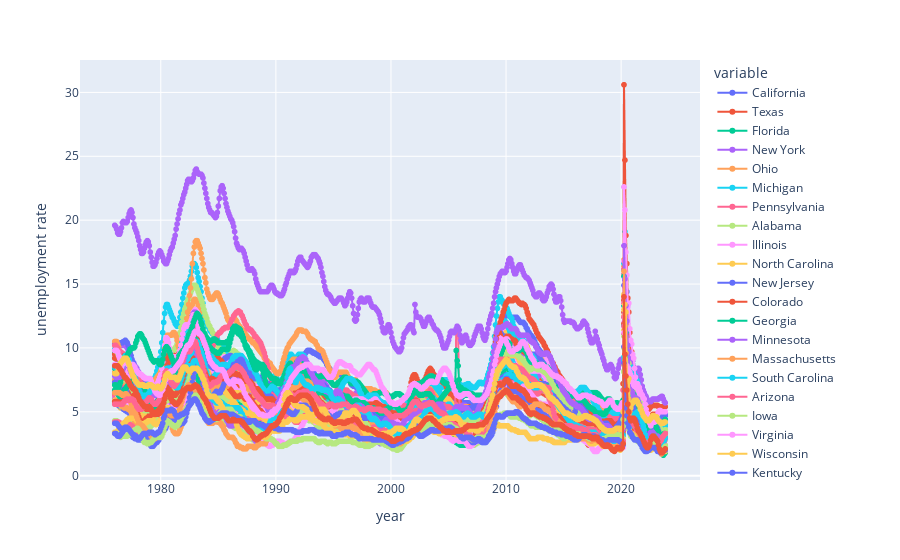

Notebook code cell kept with this figure:
### Code cell
px_fig = px.line(final_unemp_df, markers = True, labels = {'value' : 'unemployment rate', 'index' : 'year'})
px_fig.show()

### Figure 1 — Plotly figure (JSON) as saved in the notebook; plotly's stock layout.template omitted (floating-point values rounded to 4 significant figures; data arrays with more than 128 entries replaced by an {"elided": "..."} marker saying what was removed)
{"data": [{"hovertemplate": "variable=California<br>year=%{x}<br>unemployment rate=%{y}<extra></extra>", "legendgroup": "California", "line": {"color": "#636efa", "dash": "solid"}, "marker": {"symbol": "circle"}, "mode": "lines+markers", "name": "California", "showlegend": true, "type": "scattergl", "x": {"elided": "575 str values"}, "xaxis": "x", "y": {"elided": "575 float values"}, "yaxis": "y"}, {"hovertemplate": "variable=Texas<br>year=%{x}<br>unemployment rate=%{y}<extra></extra>", "legendgroup": "Texas", "line": {"color": "#EF553B", "dash": "solid"}, "marker": {"symbol": "circle"}, "mode": "lines+markers", "name": "Texas", "showlegend": true, "type": "scattergl", "x": {"elided": "575 str values"}, "xaxis": "x", "y": {"elided": "575 float values"}, "yaxis": "y"}, {"hovertemplate": "variable=Florida<br>year=%{x}<br>unemployment rate=%{y}<extra></extra>", "legendgroup": "Florida", "line": {"color": "#00cc96", "dash": "solid"}, "marker": {"symbol": "circle"}, "mode": "lines+markers", "name": "Florida", "showlegend": true, "type": "scattergl", "x": {"elided": "575 str values"}, "xaxis": "x", "y": {"elided": "575 float values"}, "yaxis": "y"}, {"hovertemplate": "variable=New York<br>year=%{x}<br>unemployment rate=%{y}<extra></extra>", "legendgroup": "New York", "line": {"color": "#ab63fa", "dash": "solid"}, "marker": {"symbol": "circle"}, "mode": "lines+markers", "name": "New York", "showlegend": true, "type": "scattergl", "x": {"elided": "575 str values"}, "xaxis": "x", "y": {"elided": "575 float values"}, "yaxis": "y"}, {"hovertemplate": "variable=Ohio<br>year=%{x}<br>unemployment rate=%{y}<extra></extra>", "legendgroup": "Ohio", "line": {"color": "#FFA15A", "dash": "solid"}, "marker": {"symbol": "circle"}, "mode": "lines+markers", "name": "Ohio", "showlegend": true, "type": "scattergl", "x": {"elided": "575 str values"}, "xaxis": "x", "y": {"elided": "575 float values"}, "yaxis": "y"}, {"hovertemplate": "variable=Michigan<br>year=%{x}<br>unemployment rate=%{y}<extra></extra>", "legendgroup": "Michigan", "line": {"color": "#19d3f3", "dash": "solid"}, "marker": {"symbol": "circle"}, "mode": "lines+markers", "name": "Michigan", "showlegend": true, "type": "scattergl", "x": {"elided": "575 str values"}, "xaxis": "x", "y": {"elided": "575 float values"}, "yaxis": "y"}, {"hovertemplate": "variable=Pennsylvania<br>year=%{x}<br>unemployment rate=%{y}<extra></extra>", "legendgroup": "Pennsylvania", "line": {"color": "#FF6692", "dash": "solid"}, "marker": {"symbol": "circle"}, "mode": "lines+markers", "name": "Pennsylvania", "showlegend": true, "type": "scattergl", "x": {"elided": "575 str values"}, "xaxis": "x", "y": {"elided": "575 float values"}, "yaxis": "y"}, {"hovertemplate": "variable=Alabama<br>year=%{x}<br>unemployment rate=%{y}<extra></extra>", "legendgroup": "Alabama", "line": {"color": "#B6E880", "dash": "solid"}, "marker": {"symbol": "circle"}, "mode": "lines+markers", "name": "Alabama", "showlegend": true, "type": "scattergl", "x": {"elided": "575 str values"}, "xaxis": "x", "y": {"elided": "575 float values"}, "yaxis": "y"}, {"hovertemplate": "variable=Illinois<br>year=%{x}<br>unemployment rate=%{y}<extra></extra>", "legendgroup": "Illinois", "line": {"color": "#FF97FF", "dash": "solid"}, "marker": {"symbol": "circle"}, "mode": "lines+markers", "name": "Illinois", "showlegend": true, "type": "scattergl", "x": {"elided": "575 str values"}, "xaxis": "x", "y": {"elided": "575 float values"}, "yaxis": "y"}, {"hovertemplate": "variable=North Carolina<br>year=%{x}<br>unemployment rate=%{y}<extra></extra>", "legendgroup": "North Carolina", "line": {"color": "#FECB52", "dash": "solid"}, "marker": {"symbol": "circle"}, "mode": "lines+markers", "name": "North Carolina", "showlegend": true, "type": "scattergl", "x": {"elided": "575 str values"}, "xaxis": "x", "y": {"elided": "575 float values"}, "yaxis": "y"}, {"hovertemplate": "variable=New Jersey<br>year=%{x}<br>unemployment rate=%{y}<extra></extra>", "legendgroup": "New Jersey", "line": {"color": "#636efa", "dash": "solid"}, "marker": {"symbol": "circle"}, "mode": "lines+markers", "name": "New Jersey", "showlegend": true, "type": "scattergl", "x": {"elided": "575 str values"}, "xaxis": "x", "y": {"elided": "575 float values"}, "yaxis": "y"}, {"hovertemplate": "variable=Colorado<br>year=%{x}<br>unemployment rate=%{y}<extra></extra>", "legendgroup": "Colorado", "line": {"color": "#EF553B", "dash": "solid"}, "marker": {"symbol": "circle"}, "mode": "lines+markers", "name": "Colorado", "showlegend": true, "type": "scattergl", "x": {"elided": "575 str values"}, "xaxis": "x", "y": {"elided": "575 float values"}, "yaxis": "y"}, {"hovertemplate": "variable=Georgia<br>year=%{x}<br>unemployment rate=%{y}<extra></extra>", "legendgroup": "Georgia", "line": {"color": "#00cc96", "dash": "solid"}, "marker": {"symbol": "circle"}, "mode": "lines+markers", "name": "Georgia", "showlegend": true, "type": "scattergl", "x": {"elided": "575 str values"}, "xaxis": "x", "y": {"elided": "575 float values"}, "yaxis": "y"}, {"hovertemplate": "variable=Minnesota<br>year=%{x}<br>unemployment rate=%{y}<extra></extra>", "legendgroup": "Minnesota", "line": {"color": "#ab63fa", "dash": "solid"}, "marker": {"symbol": "circle"}, "mode": "lines+markers", "name": "Minnesota", "showlegend": true, "type": "scattergl", "x": {"elided": "575 str values"}, "xaxis": "x", "y": {"elided": "575 float values"}, "yaxis": "y"}, {"hovertemplate": "variable=Massachusetts<br>year=%{x}<br>unemployment rate=%{y}<extra></extra>", "legendgroup": "Massachusetts", "line": {"color": "#FFA15A", "dash": "solid"}, "marker": {"symbol": "circle"}, "mode": "lines+markers", "name": "Massachusetts", "showlegend": true, "type": "scattergl", "x": {"elided": "575 str values"}, "xaxis": "x", "y": {"elided": "575 float values"}, "yaxis": "y"}, {"hovertemplate": "variable=South Carolina<br>year=%{x}<br>unemployment rate=%{y}<extra></extra>", "legendgroup": "South Carolina", "line": {"color": "#19d3f3", "dash": "solid"}, "marker": {"symbol": "circle"}, "mode": "lines+markers", "name": "South Carolina", "showlegend": true, "type": "scattergl", "x": {"elided": "575 str values"}, "xaxis": "x", "y": {"elided": "575 float values"}, "yaxis": "y"}, {"hovertemplate": "variable=Arizona<br>year=%{x}<br>unemployment rate=%{y}<extra></extra>", "legendgroup": "Arizona", "line": {"color": "#FF6692", "dash": "solid"}, "marker": {"symbol": "circle"}, "mode": "lines+markers", "name": "Arizona", "showlegend": true, "type": "scattergl", "x": {"elided": "575 str values"}, "xaxis": "x", "y": {"elided": "575 float values"}, "yaxis": "y"}, {"hovertemplate": "variable=Iowa<br>year=%{x}<br>unemployment rate=%{y}<extra></extra>", "legendgroup": "Iowa", "line": {"color": "#B6E880", "dash": "solid"}, "marker": {"symbol": "circle"}, "mode": "lines+markers", "name": "Iowa", "showlegend": true, "type": "scattergl", "x": {"elided": "575 str values"}, "xaxis": "x", "y": {"elided": "575 float values"}, "yaxis": "y"}, {"hovertemplate": "variable=Virginia<br>year=%{x}<br>unemployment rate=%{y}<extra></extra>", "legendgroup": "Virginia", "line": {"color": "#FF97FF", "dash": "solid"}, "marker": {"symbol": "circle"}, "mode": "lines+markers", "name": "Virginia", "showlegend": true, "type": "scattergl", "x": {"elided": "575 str values"}, "xaxis": "x", "y": {"elided": "575 float values"}, "yaxis": "y"}, {"hovertemplate": "variable=Wisconsin<br>year=%{x}<br>unemployment rate=%{y}<extra></extra>", "legendgroup": "Wisconsin", "line": {"color": "#FECB52", "dash": "solid"}, "marker": {"symbol": "circle"}, "mode": "lines+markers", "name": "Wisconsin", "showlegend": true, "type": "scattergl", "x": {"elided": "575 str values"}, "xaxis": "x", "y": {"elided": "575 float values"}, "yaxis": "y"}, {"hovertemplate": "variable=Kentucky<br>year=%{x}<br>unemployment rate=%{y}<extra></extra>", "legendgroup": "Kentucky", "line": {"color": "#636efa", "dash": "solid"}, "marker": {"symbol": "circle"}, "mode": "lines+markers", "name": "Kentucky", "showlegend": true, "type": "scattergl", "x": {"elided": "575 str values"}, "xaxis": "x", "y": {"elided": "575 float values"}, "yaxis": "y"}, {"hovertemplate": "variable=Oregon<br>year=%{x}<br>unemployment rate=%{y}<extra></extra>", "legendgroup": "Oregon", "line": {"color": "#EF553B", "dash": "solid"}, "marker": {"symbol": "circle"}, "mode": "lines+markers", "name": "Oregon", "showlegend": true, "type": "scattergl", "x": {"elided": "575 str values"}, "xaxis": "x", "y": {"elided": "575 float values"}, "yaxis": "y"}, {"hovertemplate": "variable=Maryland<br>year=%{x}<br>unemployment rate=%{y}<extra></extra>", "legendgroup": "Maryland", "line": {"color": "#00cc96", "dash": "solid"}, "marker": {"symbol": "circle"}, "mode": "lines+markers", "name": "Maryland", "showlegend": true, "type": "scattergl", "x": {"elided": "575 str values"}, "xaxis": "x", "y": {"elided": "575 float values"}, "yaxis": "y"}, {"hovertemplate": "variable=Tennessee<br>year=%{x}<br>unemployment rate=%{y}<extra></extra>", "legendgroup": "Tennessee", "line": {"color": "#ab63fa", "dash": "solid"}, "marker": {"symbol": "circle"}, "mode": "lines+markers", "name": "Tennessee", "showlegend": true, "type": "scattergl", "x": {"elided": "575 str values"}, "xaxis": "x", "y": {"elided": "575 float values"}, "yaxis": "y"}, {"hovertemplate": "variable=West Virginia<br>year=%{x}<br>unemployment rate=%{y}<extra></extra>", "legendgroup": "West Virginia", "line": {"color": "#FFA15A", "dash": "solid"}, "marker": {"symbol": "circle"}, "mode": "lines+markers", "name": "West Virginia", "showlegend": true, "type": "scattergl", "x": {"elided": "575 str values"}, "xaxis": "x", "y": {"elided": "575 float values"}, "yaxis": "y"}, {"hovertemplate": "variable=Washington<br>year=%{x}<br>unemployment rate=%{y}<extra></extra>", "legendgroup": "Washington", "line": {"color": "#19d3f3", "dash": "solid"}, "marker": {"symbol": "circle"}, "mode": "lines+markers", "name": "Washington", "showlegend": true, "type": "scattergl", "x": {"elided": "575 str values"}, "xaxis": "x", "y": {"elided": "575 float values"}, "yaxis": "y"}, {"hovertemplate": "variable=Louisiana<br>year=%{x}<br>unemployment rate=%{y}<extra></extra>", "legendgroup": "Louisiana", "line": {"color": "#FF6692", "dash": "solid"}, "marker": {"symbol": "circle"}, "mode": "lines+markers", "name": "Louisiana", "showlegend": true, "type": "scattergl", "x": {"elided": "575 str values"}, "xaxis": "x", "y": {"elided": "575 float values"}, "yaxis": "y"}, {"hovertemplate": "variable=Utah<br>year=%{x}<br>unemployment rate=%{y}<extra></extra>", "legendgroup": "Utah", "line": {"color": "#B6E880", "dash": "solid"}, "marker": {"symbol": "circle"}, "mode": "lines+markers", "name": "Utah", "showlegend": true, "type": "scattergl", "x": {"elided": "575 str values"}, "xaxis": "x", "y": {"elided": "575 float values"}, "yaxis": "y"}, {"hovertemplate": "variable=Indiana<br>year=%{x}<br>unemployment rate=%{y}<extra></extra>", "legendgroup": "Indiana", "line": {"color": "#FF97FF", "dash": "solid"}, "marker": {"symbol": "circle"}, "mode": "lines+markers", "name": "Indiana", "showlegend": true, "type": "scattergl", "x": {"elided": "575 str values"}, "xaxis": "x", "y": {"elided": "575 float values"}, "yaxis": "y"}, {"hovertemplate": "variable=Missouri<br>year=%{x}<br>unemployment rate=%{y}<extra></extra>", "legendgroup": "Missouri", "line": {"color": "#FECB52", "dash": "solid"}, "marker": {"symbol": "circle"}, "mode": "lines+markers", "name": "Missouri", "showlegend": true, "type": "scattergl", "x": {"elided": "575 str values"}, "xaxis": "x", "y": {"elided": "575 float values"}, "yaxis": "y"}, {"hovertemplate": "variable=Arkansas<br>year=%{x}<br>unemployment rate=%{y}<extra></extra>", "legendgroup": "Arkansas", "line": {"color": "#636efa", "dash": "solid"}, "marker": {"symbol": "circle"}, "mode": "lines+markers", "name": "Arkansas", "showlegend": true, "type": "scattergl", "x": {"elided": "575 str values"}, "xaxis": "x", "y": {"elided": "575 float values"}, "yaxis": "y"}, {"hovertemplate": "variable=Nevada<br>year=%{x}<br>unemployment rate=%{y}<extra></extra>", "legendgroup": "Nevada", "line": {"color": "#EF553B", "dash": "solid"}, "marker": {"symbol": "circle"}, "mode": "lines+markers", "name": "Nevada", "showlegend": true, "type": "scattergl", "x": {"elided": "575 str values"}, "xaxis": "x", "y": {"elided": "575 float values"}, "yaxis": "y"}, {"hovertemplate": "variable=Alaska<br>year=%{x}<br>unemployment rate=%{y}<extra></extra>", "legendgroup": "Alaska", "line": {"color": "#00cc96", "dash": "solid"}, "marker": {"symbol": "circle"}, "mode": "lines+markers", "name": "Alaska", "showlegend": true, "type": "scattergl", "x": {"elided": "575 str values"}, "xaxis": "x", "y": {"elided": "575 float values"}, "yaxis": "y"}, {"hovertemplate": "variable=Puerto Rico<br>year=%{x}<br>unemployment rate=%{y}<extra></extra>", "legendgroup": "Puerto Rico", "line": {"color": "#ab63fa", "dash": "solid"}, "marker": {"symbol": "circle"}, "mode": "lines+markers", "name": "Puerto Rico", "showlegend": true, "type": "scattergl", "x": {"elided": "575 str values"}, "xaxis": "x", "y": {"elided": "575 float values"}, "yaxis": "y"}, {"hovertemplate": "variable=Oklahoma<br>year=%{x}<br>unemployment rate=%{y}<extra></extra>", "legendgroup": "Oklahoma", "line": {"color": "#FFA15A", "dash": "solid"}, "marker": {"symbol": "circle"}, "mode": "lines+markers", "name": "Oklahoma", "showlegend": true, "type": "scattergl", "x": {"elided": "575 str values"}, "xaxis": "x", "y": {"elided": "575 float values"}, "yaxis": "y"}, {"hovertemplate": "variable=New Mexico<br>year=%{x}<br>unemployment rate=%{y}<extra></extra>", "legendgroup": "New Mexico", "line": {"color": "#19d3f3", "dash": "solid"}, "marker": {"symbol": "circle"}, "mode": "lines+markers", "name": "New Mexico", "showlegend": true, "type": "scattergl", "x": {"elided": "575 str values"}, "xaxis": "x", "y": {"elided": "575 float values"}, "yaxis": "y"}, {"hovertemplate": "variable=Kansas<br>year=%{x}<br>unemployment rate=%{y}<extra></extra>", "legendgroup": "Kansas", "line": {"color": "#FF6692", "dash": "solid"}, "marker": {"symbol": "circle"}, "mode": "lines+markers", "name": "Kansas", "showlegend": true, "type": "scattergl", "x": {"elided": "575 str values"}, "xaxis": "x", "y": {"elided": "575 float values"}, "yaxis": "y"}, {"hovertemplate": "variable=Connecticut<br>year=%{x}<br>unemployment rate=%{y}<extra></extra>", "legendgroup": "Connecticut", "line": {"color": "#B6E880", "dash": "solid"}, "marker": {"symbol": "circle"}, "mode": "lines+markers", "name": "Connecticut", "showlegend": true, "type": "scattergl", "x": {"elided": "575 str values"}, "xaxis": "x", "y": {"elided": "575 float values"}, "yaxis": "y"}, {"hovertemplate": "variable=Hawaii<br>year=%{x}<br>unemployment rate=%{y}<extra></extra>", "legendgroup": "Hawaii", "line": {"color": "#FF97FF", "dash": "solid"}, "marker": {"symbol": "circle"}, "mode": "lines+markers", "name": "Hawaii", "showlegend": true, "type": "scattergl", "x": {"elided": "575 str values"}, "xaxis": "x", "y": {"elided": "575 float values"}, "yaxis": "y"}, {"hovertemplate": "variable=North Dakota<br>year=%{x}<br>unemployment rate=%{y}<extra></extra>", "legendgroup": "North Dakota", "line": {"color": "#FECB52", "dash": "solid"}, "marker": {"symbol": "circle"}, "mode": "lines+markers", "name": "North Dakota", "showlegend": true, "type": "scattergl", "x": {"elided": "575 str values"}, "xaxis": "x", "y": {"elided": "575 float values"}, "yaxis": "y"}, {"hovertemplate": "variable=Wyoming<br>year=%{x}<br>unemployment rate=%{y}<extra></extra>", "legendgroup": "Wyoming", "line": {"color": "#636efa", "dash": "solid"}, "marker": {"symbol": "circle"}, "mode": "lines+markers", "name": "Wyoming", "showlegend": true, "type": "scattergl", "x": {"elided": "575 str values"}, "xaxis": "x", "y": {"elided": "575 float values"}, "yaxis": "y"}, {"hovertemplate": "variable=Montana<br>year=%{x}<br>unemployment rate=%{y}<extra></extra>", "legendgroup": "Montana", "line": {"color": "#EF553B", "dash": "solid"}, "marker": {"symbol": "circle"}, "mode": "lines+markers", "name": "Montana", "showlegend": true, "type": "scattergl", "x": {"elided": "575 str values"}, "xaxis": "x", "y": {"elided": "575 float values"}, "yaxis": "y"}, {"hovertemplate": "variable=Mississippi<br>year=%{x}<br>unemployment rate=%{y}<extra></extra>", "legendgroup": "Mississippi", "line": {"color": "#00cc96", "dash": "solid"}, "marker": {"symbol": "circle"}, "mode": "lines+markers", "name": "Mississippi", "showlegend": true, "type": "scattergl", "x": {"elided": "575 str values"}, "xaxis": "x", "y": {"elided": "575 float values"}, "yaxis": "y"}, {"hovertemplate": "variable=Rhode Island<br>year=%{x}<br>unemployment rate=%{y}<extra></extra>", "legendgroup": "Rhode Island", "line": {"color": "#ab63fa", "dash": "solid"}, "marker": {"symbol": "circle"}, "mode": "lines+markers", "name": "Rhode Island", "showlegend": true, "type": "scattergl", "x": {"elided": "575 str values"}, "xaxis": "x", "y": {"elided": "575 float values"}, "yaxis": "y"}, {"hovertemplate": "variable=New Hampshire<br>year=%{x}<br>unemployment rate=%{y}<extra></extra>", "legendgroup": "New Hampshire", "line": {"color": "#FFA15A", "dash": "solid"}, "marker": {"symbol": "circle"}, "mode": "lines+markers", "name": "New Hampshire", "showlegend": true, "type": "scattergl", "x": {"elided": "575 str values"}, "xaxis": "x", "y": {"elided": "575 float values"}, "yaxis": "y"}, {"hovertemplate": "variable=Maine<br>year=%{x}<br>unemployment rate=%{y}<extra></extra>", "legendgroup": "Maine", "line": {"color": "#19d3f3", "dash": "solid"}, "marker": {"symbol": "circle"}, "mode": "lines+markers", "name": "Maine", "showlegend": true, "type": "scattergl", "x": {"elided": "575 str values"}, "xaxis": "x", "y": {"elided": "575 float values"}, "yaxis": "y"}, {"hovertemplate": "variable=Idaho<br>year=%{x}<br>unemployment rate=%{y}<extra></extra>", "legendgroup": "Idaho", "line": {"color": "#FF6692", "dash": "solid"}, "marker": {"symbol": "circle"}, "mode": "lines+markers", "name": "Idaho", "showlegend": true, "type": "scattergl", "x": {"elided": "575 str values"}, "xaxis": "x", "y": {"elided": "575 float values"}, "yaxis": "y"}, {"hovertemplate": "variable=Nebraska<br>year=%{x}<br>unemployment rate=%{y}<extra></extra>", "legendgroup": "Nebraska", "line": {"color": "#B6E880", "dash": "solid"}, "marker": {"symbol": "circle"}, "mode": "lines+markers", "name": "Nebraska", "showlegend": true, "type": "scattergl", "x": {"elided": "575 str values"}, "xaxis": "x", "y": {"elided": "575 float values"}, "yaxis": "y"}, {"hovertemplate": "variable=the District of Columbia<br>year=%{x}<br>unemployment rate=%{y}<extra></extra>", "legendgroup": "the District of Columbia", "line": {"color": "#FF97FF", "dash": "solid"}, "marker": {"symbol": "circle"}, "mode": "lines+markers", "name": "the District of Columbia", "showlegend": true, "type": "scattergl", "x": {"elided": "575 str values"}, "xaxis": "x", "y": {"elided": "575 float values"}, "yaxis": "y"}, {"hovertemplate": "variable=Delaware<br>year=%{x}<br>unemployment rate=%{y}<extra></extra>", "legendgroup": "Delaware", "line": {"color": "#FECB52", "dash": "solid"}, "marker": {"symbol": "circle"}, "mode": "lines+markers", "name": "Delaware", "showlegend": true, "type": "scattergl", "x": {"elided": "575 str values"}, "xaxis": "x", "y": {"elided": "575 float values"}, "yaxis": "y"}, {"hovertemplate": "variable=South Dakota<br>year=%{x}<br>unemployment rate=%{y}<extra></extra>", "legendgroup": "South Dakota", "line": {"color": "#636efa", "dash": "solid"}, "marker": {"symbol": "circle"}, "mode": "lines+markers", "name": "South Dakota", "showlegend": true, "type": "scattergl", "x": {"elided": "575 str values"}, "xaxis": "x", "y": {"elided": "575 float values"}, "yaxis": "y"}, {"hovertemplate": "variable=Vermont<br>year=%{x}<br>unemployment rate=%{y}<extra></extra>", "legendgroup": "Vermont", "line": {"color": "#EF553B", "dash": "solid"}, "marker": {"symbol": "circle"}, "mode": "lines+markers", "name": "Vermont", "showlegend": true, "type": "scattergl", "x": {"elided": "575 str values"}, "xaxis": "x", "y": {"elided": "575 float values"}, "yaxis": "y"}], "layout": {"legend": {"title": {"text": "variable"}, "tracegroupgap": 0}, "margin": {"t": 60}, "xaxis": {"anchor": "y", "domain": [0, 1], "title": {"text": "year"}}, "yaxis": {"anchor": "x", "domain": [0, 1], "title": {"text": "unemployment rate"}}}}
